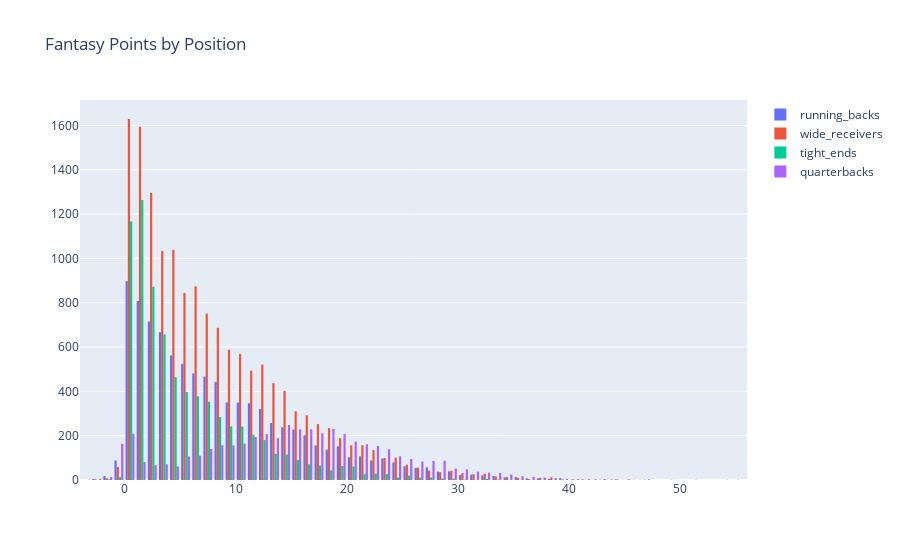

Notebook source saved alongside this figure:
### Code cell
fig = go.Figure()

layout = go.Layout(title='Fantasy Points by Position')

rb_points = go.Histogram(
    x = data[data['RB'] == 1]['fantasy_half_ppr'],nbinsx=100,
    name='running_backs'
)

wr_points = go.Histogram(
    x = data[data['WR'] == 1]['fantasy_half_ppr'],
    name='wide_receivers'
)

te_points = go.Histogram(
    x = data[data['TE'] == 1]['fantasy_half_ppr'],
    name='tight_ends'
)

qb_points = go.Histogram(
    x = data[data['QB'] == 1]['fantasy_half_ppr'],
    name='quarterbacks'
)

fig.add_trace(rb_points)
fig.add_trace(wr_points)
fig.add_trace(te_points)
fig.add_trace(qb_points)

fig.update_layout(layout)

fig.show()

### Figure 1 — Plotly figure (JSON) as saved in the notebook; plotly's stock layout.template omitted (floating-point values rounded to 4 significant figures; data arrays with more than 128 entries replaced by an {"elided": "..."} marker saying what was removed)
{"data": [{"name": "running_backs", "nbinsx": 100, "type": "histogram", "x": {"elided": "9291 float values"}}, {"name": "wide_receivers", "type": "histogram", "x": {"elided": "15165 float values"}}, {"name": "tight_ends", "type": "histogram", "x": {"elided": "7503 float values"}}, {"name": "quarterbacks", "type": "histogram", "x": {"elided": "4833 float values"}}], "layout": {"title": {"text": "Fantasy Points by Position"}}}
